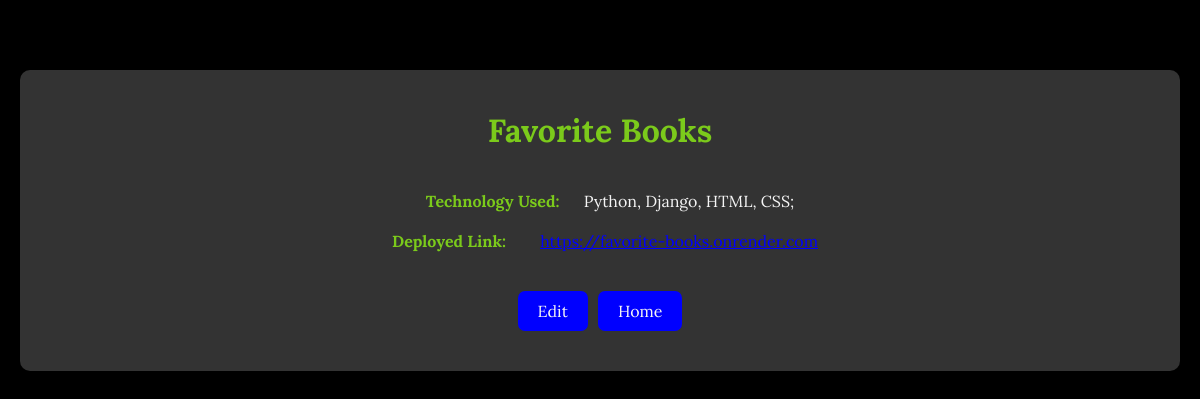
The app's page /projects/16/ with its own data.
### my_projects_app/models.py (models this page shows, shortened)
class Project(models.Model):
    title = models.CharField(max_length=255)
    technology_used = models.TextField()  # Changed from 'description'
    deployed_link = models.URLField(max_length=200, null=True, blank=True)

### my_projects_app/views.py (the view)
# urls.py: path('projects/<int:pk>/', views.project_detail, name='project_detail'),
def project_detail(request, pk):
    project = get_object_or_404(Project, pk=pk)
    return render(request, 'project_detail.html', {'project': project})

### my_projects_app/templates/project_detail.html (shortened to what this page needs)
<!DOCTYPE html>
<html lang="en">
<head>
    {% load static %}
    <link rel="stylesheet" href="{% static 'css/project_detail.css' %}">
</head>
<body>
    <div class="container">
        <div class="main">
            <h1>{{ project.title }}</h1>
            <p><strong>Technology Used:</strong> {{ project.technology_used }}</p>
            <p><strong>Deployed Link:</strong> <a href="{{ project.deployed_link }}" target="_blank">{{ project.deployed_link }}</a></p>
            <div class="button-wrapper">
                <button class="btn" type="button" onclick="window.location.href='/projects/{{ project.id }}/edit'">Edit</button>
                <button class="btn" type="button" onclick="window.location.href='/projects'">Home</button>
            </div>
        </div>
    </div>
</body>
</html>

### my_projects_app/static/css/project_detail.css (style rules this page uses)
* { margin: 0; padding: 0; box-sizing: border-box; font-family: Lora, serif; }
.container { display: flex; flex-direction: column; align-items: center; background-color: black; min-height: 100vh; padding: 20px; color: whitesmoke; }
.main { display: flex; flex-direction: column; align-items: center; margin-top: 50px; background-color: #333; padding: 20px; border-radius: 10px; width: 100%; }
h1 { color: rgb(123, 202, 27); margin: 20px 0 30px 0; }
a { color: blue; }
a,p { margin: 10px; }
strong { margin: 20px; color: rgb(123, 202, 27); }
.button-wrapper { display: flex; justify-content: center; gap: 10px; margin: 30px 0 20px 0; width: 100%; }
.btn { background-color: blue; color: whitesmoke; padding: 10px 20px; border: none; border-radius: 7px; cursor: pointer; font-size: 16px; transition: background-color 0.3s; max-width: 150px; text-align: center; }

### records on screen
Project: title "Favorite Books", technology_used "Python, Django, HTML, CSS;", deployed_link "https://favorite-books.onrender.com"
